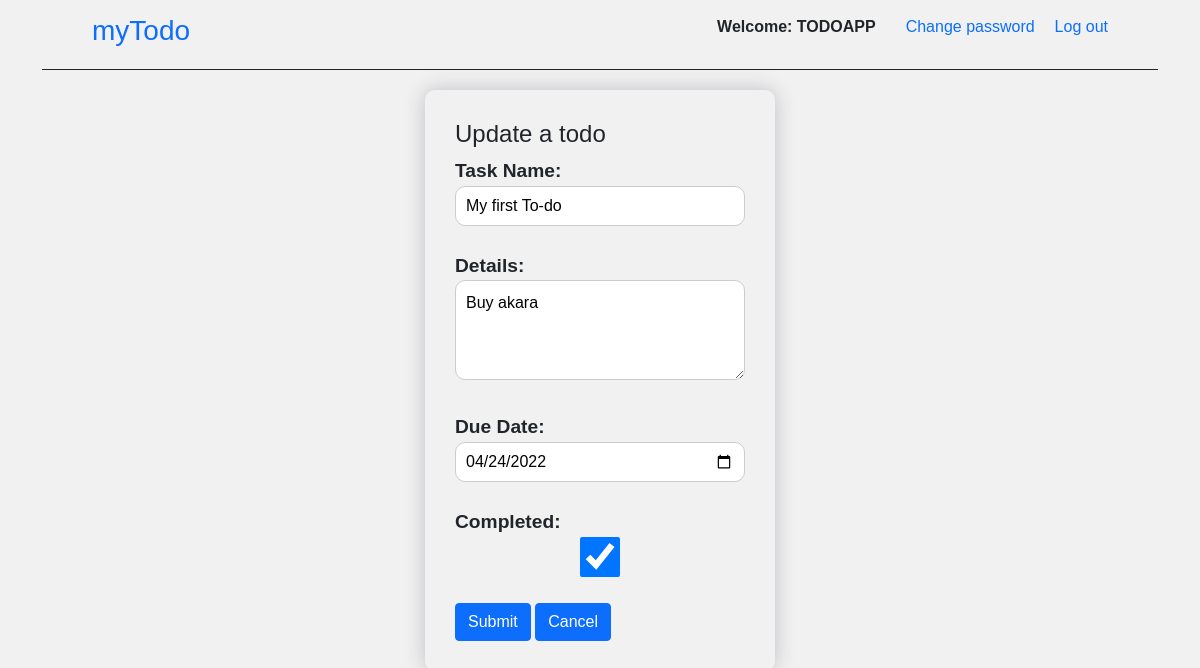
Page /1/update/ (signed in) on the committed database.
### Todoapp/models.py (models this page shows, shortened)
class Todo(models.Model):
    user= models.ForeignKey(Users, null=True, on_delete=models.CASCADE, blank=False)
    name= models.CharField(max_length=30)
    date_created=models.DateField(default=date.today)
    details=models.TextField(max_length=500, default="")
    due_date = models.DateField(default=date.today)
    completed= models.BooleanField()

### Todoapp/views.py (the view)
# urls.py: path('<id>/update/', todo_update),
@login_required(login_url='/')
def todo_update(request, id):
    todo= Todo.objects.get(id=id)
    form=TodoForm(request.POST or None, instance=todo)
    if form.is_valid():
        form.save()
        return redirect('/task_lists')
    context={
        "form": form
    }
    return render(request, "Todoapp/todo_update.html", context)

### Todoapp/forms.py
class TodoForm(forms.ModelForm):
    class Meta:
        model= Todo
        fields= ('name','details', 'due_date','completed')
        labels={
            'name':"Task Name",
            'details':"Details",
            'due_date':"Due Date",
            'completed':"Completed"
        }
        widgets={
            'name': forms.TextInput(),
            'details':forms.Textarea(),
            'due_date':DateInput(),
            'completed':forms.CheckboxInput()
        }

### Todoapp/templates/Todoapp/todo_update.html (shortened to what this page needs)
{% extends 'base.html' %}
{% block content %}
<div class="create_form">
    <h4>Update a todo</h4>
    <form method="POST">
        {{ form.as_p }}
        <button class="btn btn-primary" type="submit">Submit</button>
        <a href="/task_lists" class="btn btn-primary">Cancel</a>
    </form>
</div>
{% endblock content %}

### templates/base.html (shortened to what this page needs)
{% load static %}
<!DOCTYPE html>
<html lang="en">
<head>
    <link href="https://cdn.jsdelivr.net/npm/bootstrap@5.1.3/dist/css/bootstrap.min.css" rel="stylesheet">
    <link rel="stylesheet" href="{% static 'Todoapp/style.css' %}">
</head>
<body>
            <div class="container">
                <div class="top">
                    <h3><a href="/task_lists"> myTodo</a></h3>
                    <ul>
                        {% if request.user.is_authenticated %}
                        <span>Welcome: <b>{{request.user.username}}</b></span>
                        <div class="navba">
                            <a href="/change-password">Change password</a>
                            <a href="/logout">Log out</a>
                            {% else %}
                            <a href="/">Login</a>
                            <a href="/signup">Sign up</a>
                            {% endif %}
                        </div>
                    </ul>
                </div>
                {% block content %}
                {% endblock content %}
            </div>
</body>
</html>

### Todoapp/static/Todoapp/style.css (style rules this page uses)
* { box-sizing: border-box; }
body { font-family: Arial, Helvetica, sans-serif; margin: 0; padding: 0; background-color: #f1f1f1; }
.create_form { width: 350px; padding: 30px; margin: auto; border-radius: 10px; box-shadow: 0 0 20px rgba(48, 46, 77, 0.25); }
form { width: 100%; }
textarea { width: 100%; height: 100px; border-radius: 10px; border: 1px solid #ccc; padding: 10px; margin-bottom: 10px; }
input { width: 100%; height: 40px; border-radius: 10px; border: 1px solid #ccc; padding: 10px; margin-bottom: 10px; }
label { font-size: larger; font-weight: bolder; }
.top { display: flex; justify-content: space-between; padding: 0 50px; height: 70px; align-items: center; border-bottom: 1px solid; margin-bottom: 20px; }
.top ul { display: flex; gap: 30px; align-items: center; }
.top ul span { font-weight: bolder; justify-content: center; }
.top ul span b { text-transform: uppercase; }
.top ul a, .top h3 a { text-decoration: none; }
.navba { display:flex; gap:20px; }

### rows in the picture
Todo: name "My first To-do", details "Buy akara", due_date "04/24/2022", completed "☑"

### other values in the picture
{{ request.user.username }} "TODOAPP"
